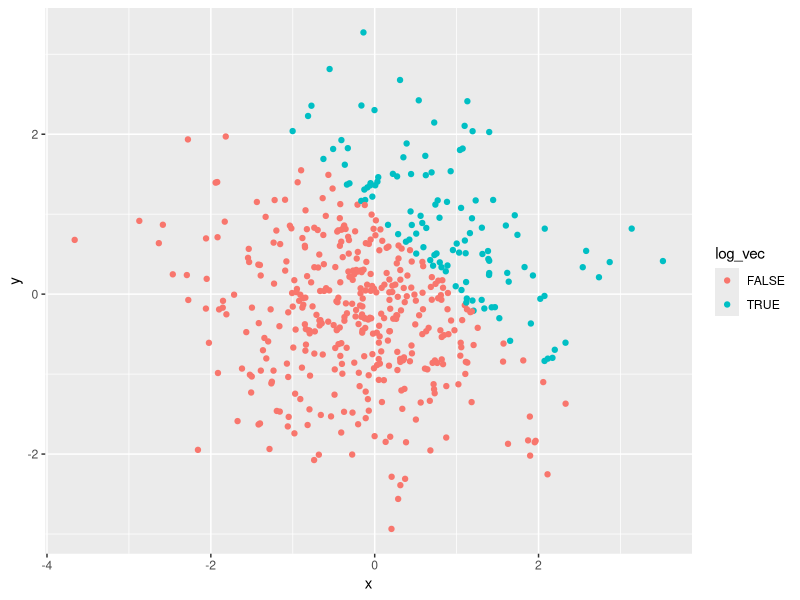
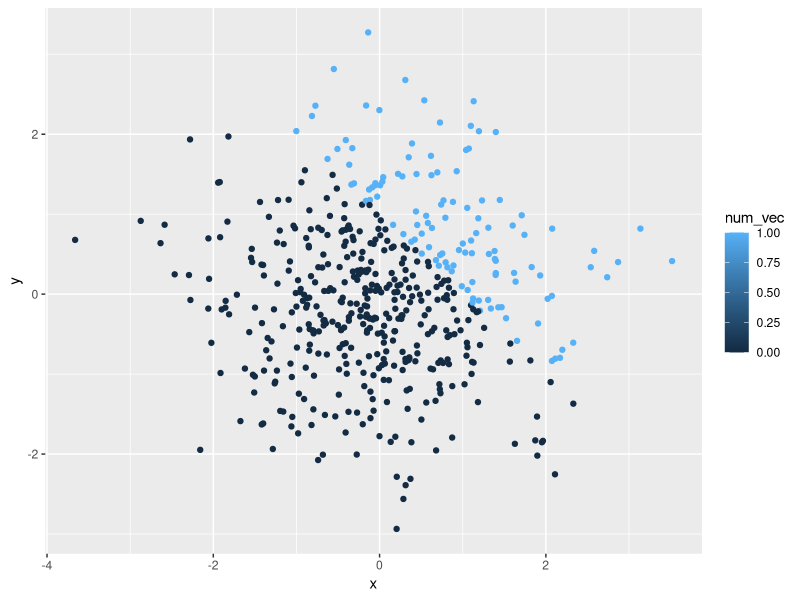
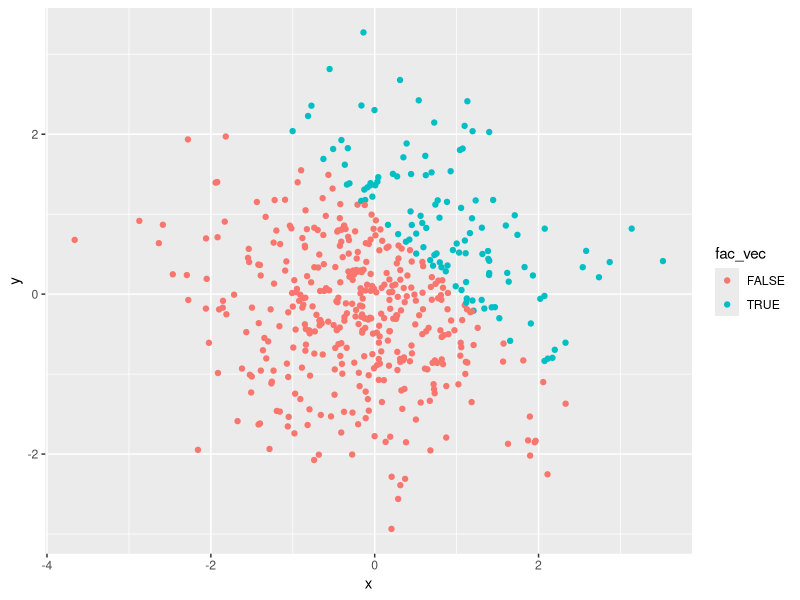
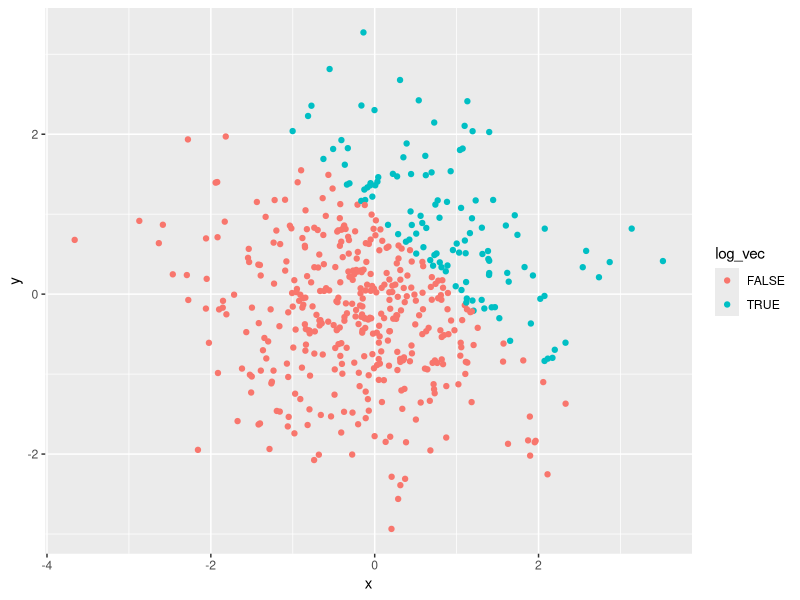

Generate these figures, in order, with R:
## ---- chunk 1
library(tidyverse)
## ---- chunk 2
df1 = tibble(
  norm_samp = rnorm(8),
  vec_logical = norm_samp > 0,
  vec_char = c("There's", "always", "money", "in", "the", "banana", "stand",
               "!"),
  vec_factor = factor(c("medium", "low", "high", "medium", "low", "low",
                        "medium", "medium"))
)

df1
## ---- chunk 3
mean_samp = mean(pull(df1, norm_samp))
mean_logical = mean(pull(df1, vec_logical))
mean_char = mean(pull(df1, vec_char))
mean_factor = mean(pull(df1, vec_factor))

mean_samp
mean_logical
mean_char
mean_factor
## ---- chunk 4
logical_num = as.numeric(pull(df1, vec_logical))
char_num = as.numeric(pull(df1, vec_char))
factor_num = as.numeric(pull(df1, vec_factor))
## ---- chunk 5
logical_num = as.numeric(pull(df1, vec_logical))
product_num = logical_num * pull(df1, norm_samp)
product_num

logical_fac = as.factor(pull(df1, vec_logical))
product_fac = logical_fac * pull(df1, norm_samp)
product_fac

logical_fac_to_num = as.numeric(logical_fac)
product_fac_to_num = logical_fac_to_num * pull(df1, norm_samp)
product_fac_to_num
## ---- chunk 6
df2 = tibble(
  x = rnorm(500),
  y = rnorm(500),
  log_vec = x + y > 1,
  num_vec = as.numeric(log_vec),
  fac_vec = as.factor(log_vec)
)

df2
## ---- chunk 7
scatter1 = ggplot(df2, aes(x = x, y = y, color=log_vec)) + geom_point()
scatter1
## ---- chunk 8
ggplot(df2, aes(x = x, y = y, color=num_vec)) + geom_point()
## ---- chunk 9
ggplot(df2, aes(x = x, y = y, color=fac_vec)) + geom_point()
## ---- chunk 10
ggsave("HW1_scatterplot.pdf", plot = scatter1, height = 4, width = 6)
